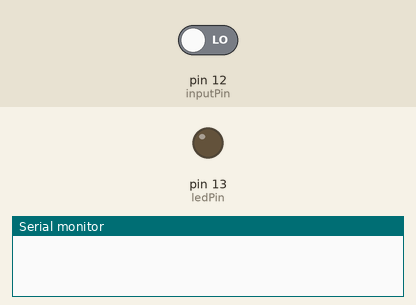
This sketch was run on a simulated Arduino Uno, built with avr-gcc and run on an emulated ATmega328P. Parts: output pins drawn as LEDs (lit = HIGH), the last lines printed to the serial monitor. Inputs (shaded band) come from the test bench; at power-on: pin 12 (inputPin) LOW.

Above: at 1.2 s.
1.3 s: pin 12 (inputPin) driven HIGH
At 2.4 s:
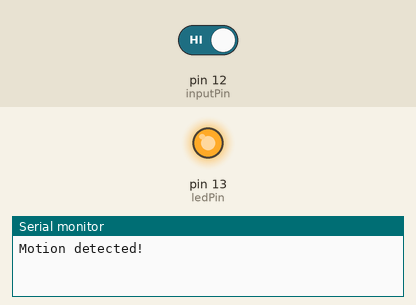
2.8 s: pin 12 (inputPin) driven LOW
At 3.6 s:
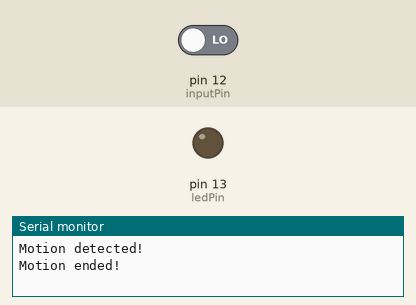
Timing chart, 0 to 5.8 s (numbered marks = the images above; inputs shaded):
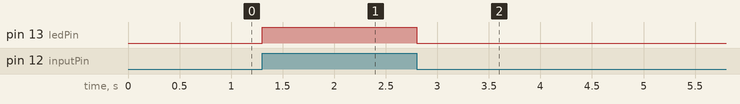

Measured:
- after the input at 1.3 s, pin 13 (ledPin): LOW → HIGH at once
- after the input at 2.8 s, pin 13 (ledPin): HIGH → LOW at once

The sketch:

PIR.ino
```cpp
#define inputPin 12
#define ledPin 13

int pirState = LOW;
int val = 0;
void setup() {
  pinMode(ledPin, OUTPUT); // declare LED as output
  pinMode(inputPin, INPUT); // declare sensor as input
  Serial.begin(9600);
}
// -------------------------------------
void loop(){
  val = digitalRead(inputPin); // read input value
  if (val == HIGH) {
    digitalWrite(ledPin, HIGH);
     if (pirState == LOW) {
        Serial.println("Motion detected!");
        pirState = HIGH;
     }
   } else {
    digitalWrite(ledPin, LOW);
    if (pirState == HIGH){
      Serial.println("Motion ended!");
      pirState = LOW;
    }
  }
}
```
